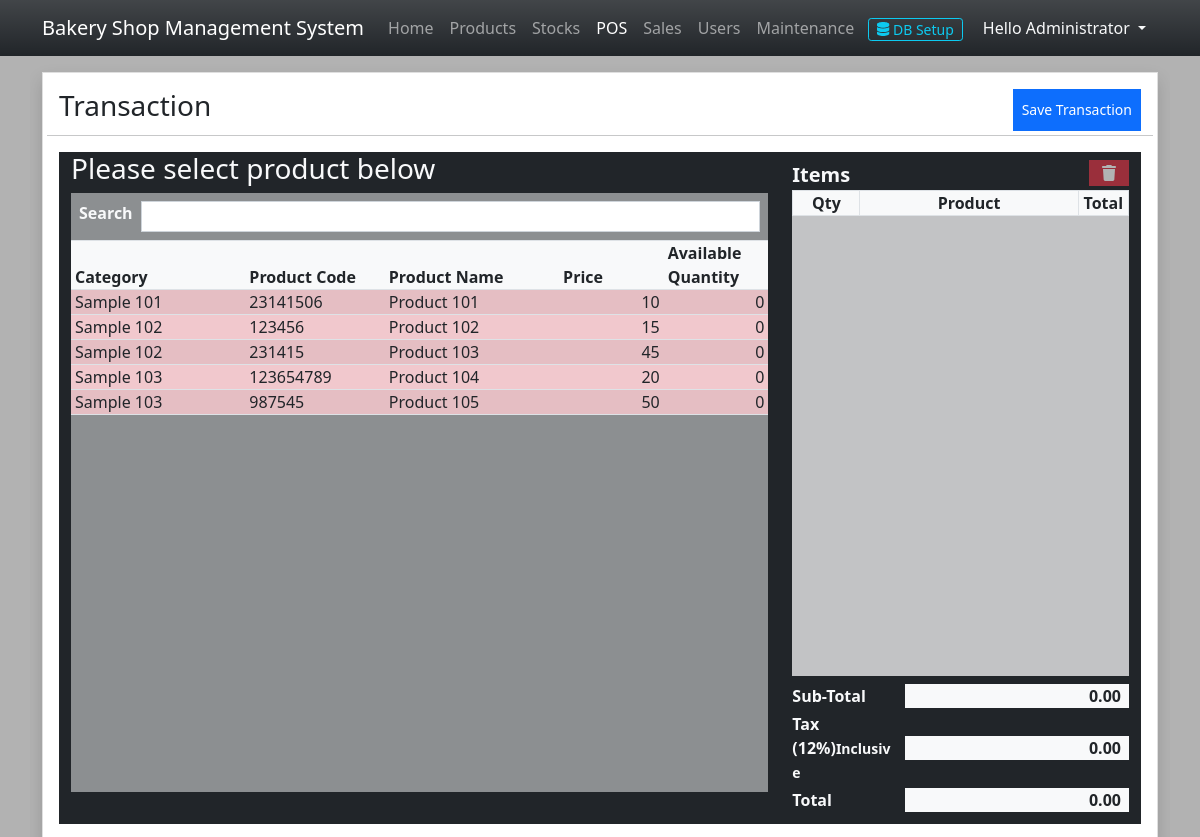
/index.php?page=sales (signed in), run on the app's committed database.
### tables this page shows
CREATE TABLE IF NOT EXISTS `product_list` (
  `product_id` int(30) NOT NULL AUTO_INCREMENT,
  `product_code` varchar(100) NOT NULL,
  `category_id` int(30) NOT NULL,
  `name` text NOT NULL,
  `description` text NOT NULL,
  `price` double NOT NULL DEFAULT 0,
  `alert_restock` double NOT NULL DEFAULT 0,
  `status` tinyint(1) NOT NULL DEFAULT 1,
  `delete_flag` tinyint(1) NOT NULL DEFAULT 0,
  `date_created` datetime NOT NULL DEFAULT current_timestamp(),
  `date_updated` datetime DEFAULT NULL ON UPDATE current_timestamp(),
  PRIMARY KEY (`product_id`),
  KEY `category_id` (`category_id`)
);

CREATE TABLE IF NOT EXISTS `category_list` (
  `category_id` int(30) NOT NULL AUTO_INCREMENT,
  `name` text NOT NULL,
  `description` text NOT NULL,
  `status` tinyint(1) NOT NULL DEFAULT 1,
  `delete_flag` tinyint(1) NOT NULL DEFAULT 0,
  `date_created` datetime NOT NULL DEFAULT current_timestamp(),
  `date_updated` datetime DEFAULT NULL ON UPDATE current_timestamp(),
  PRIMARY KEY (`category_id`)
);

### DBConnection.php (called while the page is built, shortened)
<?php
function format_num($number = '',$decimal=''){
    if(is_numeric($number)){
        $ex = explode(".",(string)$number);
        $dec_len = isset($ex[1]) ? strlen($ex[1]) : 0;
        if(!empty($decimal) || is_numeric($decimal)){
            return number_format((float)$number,$decimal);
        }else{
            return number_format((float)$number,$dec_len);
        }
    }else{
        return '0';
    }
}

### sales.php (the view, shortened to what this page needs)
<div class="card shadow rounded-0">
    <div class="card-body">
        <div class="w-100 h-100 d-flex flex-column">
            <div class="row">
                <div class="col-8">
                    <h3>Transaction</h3>
                </div>
                <div class="col-4 d-flex justify-content-end">
                    <button class="btn btn-sm btn-primary rounded-0 " id="transaction-save-btn" type="button">Save Transaction</button>
                </div>
                <hr>
            </div>
            <div class="col-12 flex-grow-1">
            <form action="" class="h-100" id="transaction-form">
                <div class="w-100 h-100 mx-0 row row-cols-2 bg-dark">
                    <div class="col-8 h-100 pb-2 d-flex flex-column">
                        <div>
                            <h3 class="text-light">Please select product below</h3>
                        </div>
                        <div class="flex-grow-1 d-flex flex-column bg-light bg-opacity-50">
                            <div class="form-group py-2 d-flex border-bottom">
                                <label for="search" class="col-auto px-2 fw-bolder text-light">Search</label>
                                <div class="flex-grow-1 col-auto pe-2">
                                    <input type="text" autocomplete="off" class="form-control form-control-sm rounded-0" id="search">
                                </div>
                            </div>
                            <div>
                                <table class="table table-hover table-striped bg-light mb-0">
                                    <colgroup>
                                        <col width="25%">
                                        <col width="20%">
                                        <col width="25%">
                                        <col width="15%">
                                        <col width="15%">
                                    </colgroup>
                                    <thead>
                                        <tr>
                                            <th class="py-0 px-1">Category</th>
                                            <th class="py-0 px-1">Product Code</th>
                                            <th class="py-0 px-1">Product Name</th>
                                            <th class="py-0 px-1">Price</th>
                                            <th class="py-0 px-1">Available Quantity</th>
                                        </tr>
                                    </thead>
                                </table>
                            </div>
                            <div class="flex-grow-1" >
                                <div class="h-100 overflow-auto" style="height:60vh !important ">
                                    <table class="table table-hover table-striped bg-light" id="plist">
                                        <colgroup>
                                            <col width="25%">
                                            <col width="20%">
                                            <col width="25%">
                                            <col width="15%">
                                            <col width="15%">
                                        </colgroup>
                                        <tbody>
                                        <?php
                                        $sql = "SELECT p.*,c.name as cname FROM `product_list` p inner join `category_list` c on p.category_id = c.category_id where p.status = 1 and p.delete_flag = 0 order by p.`name` asc";
                                        $qry = $conn->query($sql);
                                        while($row = $qry->fetch_assoc()):
                                            $stock_in = $conn->query("SELECT sum(quantity) as `total` FROM `stock_list` where unix_timestamp(`expiry_date`) >= unix_timestamp(CURRENT_TIMESTAMP) and product_id = '{$row['product_id']}' ")->fetch_assoc()['total'];
                                            $stock_out = $conn->query("SELECT sum(quantity) as `total` FROM `transaction_items` where product_id = '{$row['product_id']}' ")->fetch_assoc()['total'];
                                            $stock_in = $stock_in > 0 ? $stock_in : 0;
                                            $stock_out = $stock_out > 0 ? $stock_out : 0;
                                            $qty = $stock_in-$stock_out;
                                            $qty = $qty > 0 ? $qty : 0;
                                        ?>
                                        <tr class="item <?php echo $qty < 50? "bg-danger bg-opacity-25":'' ?>" data-id="<?php echo $row['product_id'] ?>">
                                            <td class="td py-0 px-1 pname"><?php echo $row['cname'] ?></td>
                                            <td class="td py-0 px-1 pcode"><?php echo $row['product_code'] ?></td>
                                            <td class="td py-0 px-1 name"><?php echo $row['name'] ?></td>
                                            <td class="td py-0 px-1 text-end price"><?php echo format_num($row['price']) ?></td>
                                            <td class="td py-0 px-1 text-end qty"><?php echo $qty ?></td>
                                        </tr>
                                        <?php endwhile; ?>
                                        </tbody>
                                    </table>
                                </div>
                            </div>
                        </div>
                    </div>
                    <div class="col-4 h-100 py-2">
                        <div class="h-100 d-flex flex-column">
                            <div class="w-100 flex-grow-1">
                                <div class="h-100 d-flex w-100 flex-column">
                                    <div class="d-flex">
                                    <div class="fs-5 fw-bolder text-light flex-grow-1">Items</div>
                                    <div class="col-auto">
                                        <button class="btn btn-danger rounded-0 py-0" type="button" id="remove-item" disabled onclick="remove_item()"><i class="fa fa-trash"></i></button>
                                    </div>
                                    </div>
                                    <div>
                                        <table class="table table-hover table-bordered table-striped bg-light m-0">
                                            <colgroup>
                                                <col width="20%">
                                                <col width="65%">
                                                <col width="15%">
                                            </colgroup>
                                            <thead>
                                                <th class="py-0 px-1 text-center">Qty</th>
                                                <th class="py-0 px-1 text-center">Product</th>
                                                <th class="py-0 px-1 text-center">Total</th>
                                            </thead>
                                        </table>
                                    </div>
                                    <div class="flex-grow-1">
                                        <div style="height:55vh !important" class="overflow-auto bg-light bg-opacity-75">
                                        </div>
                                    </div>
                                    <div class="pt-2">
                                        <div class="w-100 mx-0 d-flex pb-1">
                                            <div class="col-4 pe-2 fs-6 fw-bolder text-light">Sub-Total</div>
                                            <div class="flex-grow-1 bg-light fs-6 fw-bolder text-end px-2" id="subTotal">0.00</div>
                                        </div>
                                        <div class="w-100 mx-0 d-flex pb-1 align-items-center">
                                            <div class="col-4 pe-2 fs-6 fw-bolder text-light">Tax (12%)<small>Inclusive</small></div>
                                            <div class="flex-grow-1 bg-light fs-6 fw-bolder text-end px-2" id="tax">0.00</div>
                                        </div>
                                        <div class="w-100 mx-0 d-flex pb-1">
                                            <div class="col-4 pe-2 fs-6 fw-bolder text-light">Total</div>
                                            <div class="flex-grow-1 bg-light fs-6 fw-bolder text-end px-2" id="total">0.00</div>
                                        </div>
                                    </div>
                                </div>
                            </div>
                        </div>
                    </div>
                </div>
            </form>
            </div>
        </div>
    </div>
</div>

### index.php (style rules this page uses)
:root { --bs-success-rgb:71, 222, 152 !important; }
html,body { height:100%; width:100%; }
@media screen { body { background-image:url('./images/wallpaper.jfif') !important; background-size:cover; background-repeat:no-repeat; background-position:center center; backdrop-filter: brightness(0.7); } }

### sales.php (style rules this page uses)
#plist .item,#item-list tr { cursor:pointer }

### data on the page
product_list: category.name "Sample 101", product_code "23141506", name "Product 101", price "10", qty "0"
product_list: category.name "Sample 102", product_code "123456", name "Product 102", price "15", qty "0"
product_list: category.name "Sample 102", product_code "231415", name "Product 103", price "45", qty "0"
product_list: category.name "Sample 103", product_code "123654789", name "Product 104", price "20", qty "0"
product_list: category.name "Sample 103", product_code "987545", name "Product 105", price "50", qty "0"

### other printed values
$_SESSION['fullname'] "Administrator"
